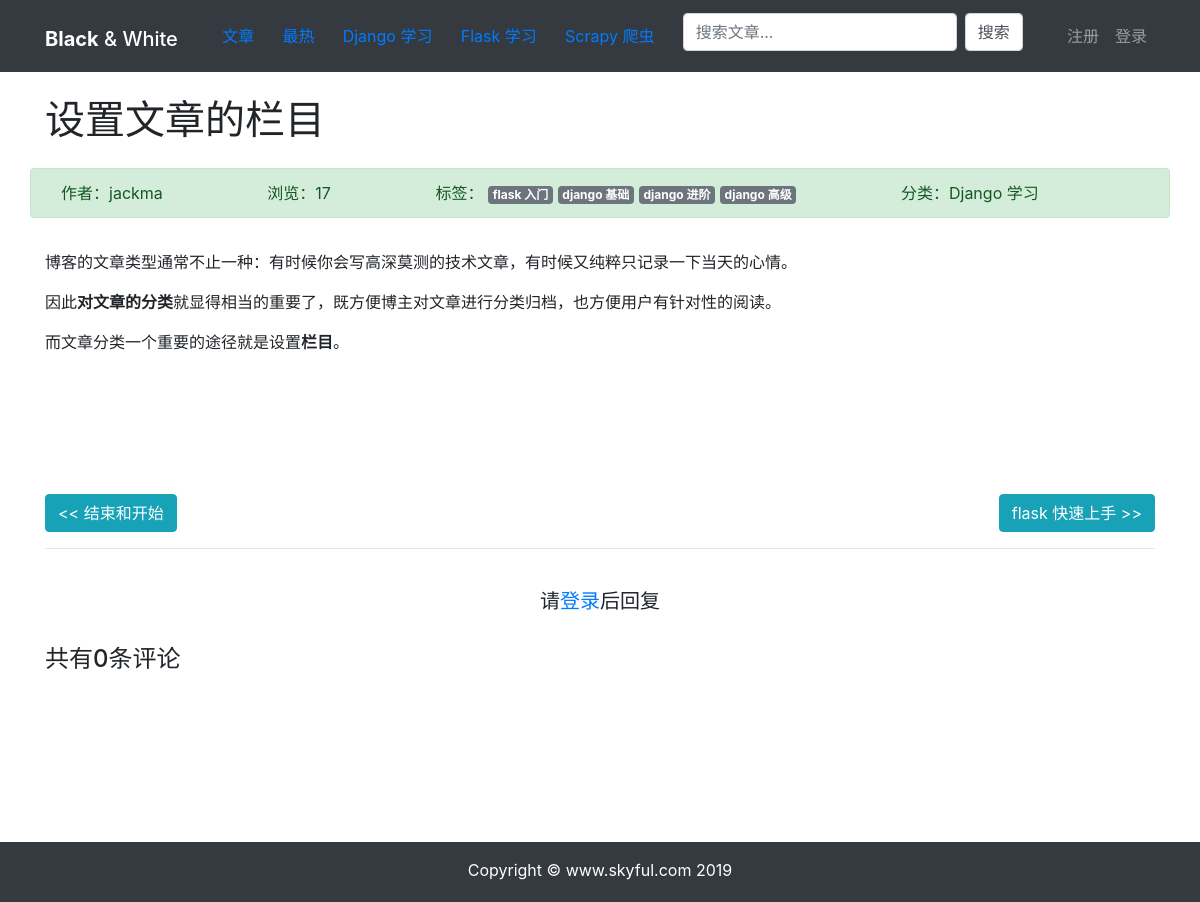
Page /blog/article-detail/15/ on the committed database.
### blog/models.py (models this page shows, shortened)
class BlogArticle(models.Model):
    name = models.CharField(max_length=128, verbose_name="博客标题")
    picture = models.ImageField(upload_to='blog/', blank=True)
    body = RichTextField(config_name="default", verbose_name="博客内容")
    author = models.ForeignKey(User, verbose_name="博客作者", on_delete=models.CASCADE)
    summary = models.CharField(max_length=256, blank=True, verbose_name="博客摘要")
    category = models.ForeignKey(BlogCategory, verbose_name="博客分类", on_delete=models.CASCADE,
                                 related_name="article_category")
    tags = models.ManyToManyField(BlogTag, blank=True, verbose_name="博客标签")
    total_views = models.PositiveIntegerField(default=0, verbose_name="浏览量")
    created_time = models.DateTimeField(auto_now=True, verbose_name="创建时间")
    modified_time = models.DateTimeField(auto_now_add=True, verbose_name="最后修改时间")
    def get_absolute_url(self):
        return reverse('blog:article_detail', args=[self.id])
    class Meta:
        db_table = 'blog_article'
        ordering = ["-created_time"]
        verbose_name = '博客文章'
        verbose_name_plural = verbose_name

class BlogTag(models.Model):
    title = models.CharField(max_length=64, verbose_name="博客标签")
    created_time = models.DateTimeField(auto_now=True, verbose_name="创建时间")
    modified_time = models.DateTimeField(auto_now_add=True, verbose_name="最后修改时间")
    def __str__(self):
        return self.title
    class Meta:
        db_table = 'blog_tag'
        ordering = ["-created_time"]
        verbose_name = '博客标签'
        verbose_name_plural = verbose_name

class BlogCategory(models.Model):
    title = models.CharField(max_length=64, verbose_name="博客分类")
    created_time = models.DateTimeField(auto_now=True, verbose_name="创建时间")
    modified_time = models.DateTimeField(auto_now_add=True, verbose_name="最后修改时间")
    def __str__(self):
        return self.title
    class Meta:
        db_table = 'blog_category'
        ordering = ["-created_time"]
        verbose_name = '博客分类'
        verbose_name_plural = verbose_name

### blog/views.py (the view)
# urls.py: path('article-detail/<int:id>/', views.article_detail, name='article_detail'),
def article_detail(request, id):
    article = get_object_or_404(models.BlogArticle, id=id)
    try:
        pre_articles = models.BlogArticle.objects.filter(id__lt=article.id).order_by('-id')
        next_articles = models.BlogArticle.objects.filter(id__gt=article.id).order_by('id')
    except Exception as e:
        pass
    else:
        if pre_articles.count() > 0:
            pre_article = pre_articles[0]
        else:
            pre_article = None
        if next_articles.count() > 0:
            next_article = next_articles[0]
        else:
            next_article = None
        comment_form = BlogCommentForm()
        comments = models.BlogComment.objects.filter(article=id)
        article.total_views += 1
        article.save(update_fields=['total_views'])
        article.body = markdown.markdown(article.body,
                                         extensions=[
                                             'markdown.extensions.extra',
                                             'markdown.extensions.codehilite',
                                             'markdown.extensions.toc',
                                         ])
        context = {"article": article, 'comments': comments, 'comment_form': comment_form, 'pre_article': pre_article,
                   'next_article': next_article, }
        return render(request, "blog/article_detail.html", context=context)

### blog/views.py
class BlogCommentForm(forms.ModelForm):
    class Meta:
        model = models.BlogComment
        fields = ['body', ]

### templates/blog/article_detail.html (shortened to what this page needs)
{% extends "base.html" %}
{% load staticfiles %}
{% block content %}
    <div class="container">
        <div class="row" style="margin-bottom: 100px">
            <h1 class="col-12 mt-4 mb-4">{{ article.name }}</h1>
            <div class="col-12 alert alert-success">
                <span style="margin-left: 10px">作者：{{ article.author }}</span>
                <span style="margin-left: 100px">浏览：{{ article.total_views }}</span>
                <span style="margin-left: 100px">标签：
                    {% for tag in article.tags.all %}
                        <a href="#" class="badge badge-secondary">{{ tag }}</a>
                    {% endfor %}
                </span>
                <span style="margin-left: 100px">分类：{{ article.category }}</span>
            </div>
            <div class="col-12">
                <p>{{ article.body|safe }}</p>
            </div>
        </div>
        <br>
        <div class="row justify-content-end">
            {% if pre_article %}
                <div class="col-auto mr-auto">
                    <a href="{{ pre_article.get_absolute_url }}" class="btn btn-info">
                        <span> &lt;&lt;&nbsp;{{ pre_article.name }}</span>
                    </a>
                </div>
            {% endif %}
            {% if next_article %}
                <div class="col-auto">
                    <a href="{{ next_article.get_absolute_url }}" class="btn btn-info">
                        <span>{{ next_article.name }}&nbsp;&gt;&gt;</span>
                    </a>
                </div>
            {% endif %}
        </div>
        <hr>
        <div style="margin-bottom: 100px">
            {% if user.is_authenticated %}
                <div>
                    <form action="{% url 'blog:article_comment' article.id %}" method="POST">
                        {% csrf_token %}
                        <div class="form-group">
                            <label for="body"><strong>我也要发言：</strong></label><br>
                            {{ comment_form.media }}
                            {{ comment_form.body }}
                        </div>
                        <button type="submit" class="btn btn-primary ">发送</button>
                    </form>
                </div>
                <br>
            {% else %}
                <br>
                <h5 class="row justify-content-center">
                    请<a href="{% url 'userinfo:login' %}">登录</a>后回复
                </h5>
                <br>
            {% endif %}
            <div>
                <h4>共有{{ comments.count }}条评论</h4>
            </div>
        </div>
    </div>
{% endblock content %}

### templates/base.html (style rules this page uses)
html, body { height: 100%; margin: 0; }

### rows in the picture
BlogArticle: name "设置文章的栏目", author "jackma", total_views "17", category "Django 学习", body "博客的文章类型通常不止一种：有时候你会写高深莫测的技术文章，有时候又纯粹只记录一下当天的心情。 因此 对文章的分类 就显得相当的重要了，既方便博主对文章进行分类归档，也方便用户有针对性的阅读。 而文章分类一个重要的途径就是设置 栏目 。"
BlogTag: title "flask 入门"
BlogTag: title "django 基础"
BlogTag: title "django 进阶"
BlogTag: title "django 高级"
BlogArticle: name "结束和开始"
BlogArticle: name "flask 快速上手"

### other values in the picture
{{ comments.count }} "0"
